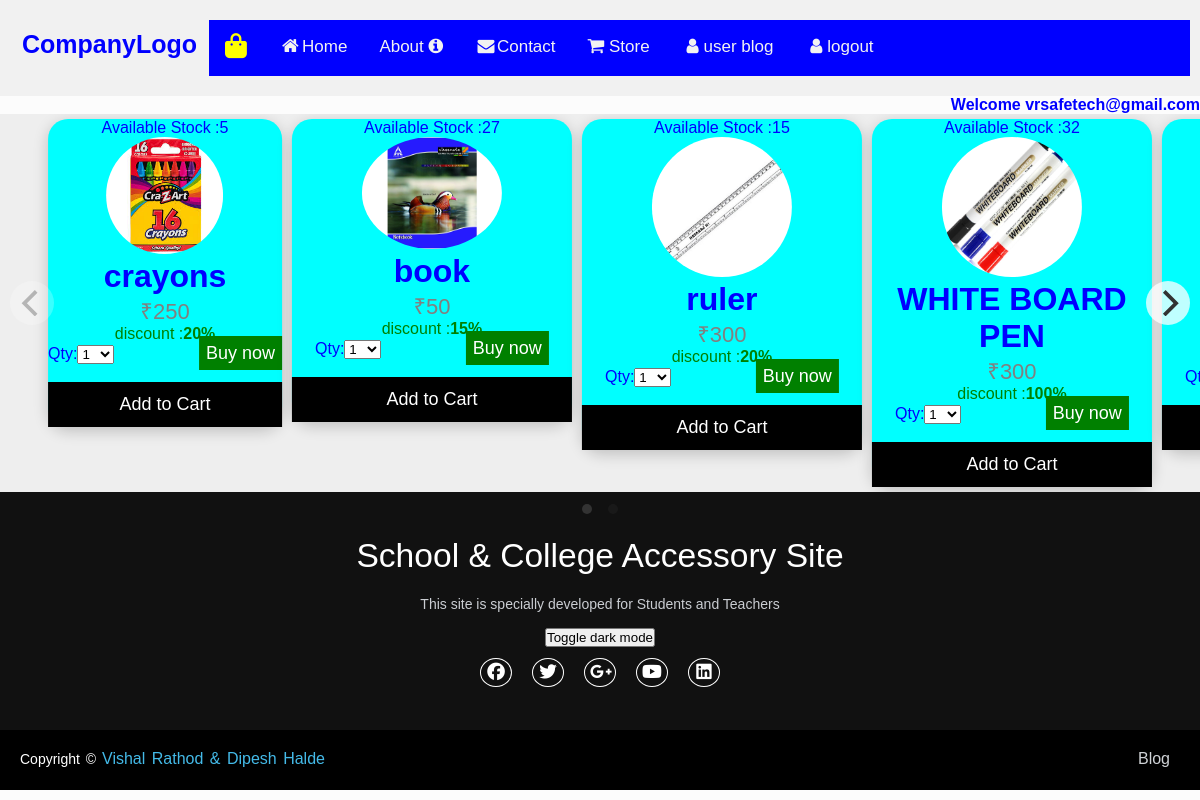
/home.php (signed in), run on the app's committed database.
### tables this page shows
CREATE TABLE IF NOT EXISTS `products` (
  `id` int NOT NULL AUTO_INCREMENT,
  `name` varchar(255) NOT NULL,
  `category` varchar(255) NOT NULL,
  `price` int NOT NULL,
  `qty` int NOT NULL,
  `img` varchar(255) NOT NULL,
  `discount` int NOT NULL,
  `description` text NOT NULL,
  PRIMARY KEY (`id`)
);

### home.php (the view, shortened to what this page needs)
<?php
include("db_conn.php");
?>
<!DOCTYPE html>
<html>
<head>
<link rel="stylesheet" href="https://cdnjs.cloudflare.com/ajax/libs/font-awesome/4.7.0/css/font-awesome.min.css">
<link rel="stylesheet" href="https://stackpath.bootstrapcdn.com/font-awesome/4.7.0/css/font-awesome.min.css">
  <link rel="stylesheet" href="css/home.css">
<link rel="stylesheet" href="css/flickity.css">
</head>
<body>
<div class="header">
  <a href="#default" class="logo">CompanyLogo</a>
 <div class="topnav" id="myTopnav">
 <a href="cart.php" style="float:left;"><i style='font-size:25px;color:yellow;' class='fas'>&#xf290</i></a>
  <a href="#home"><i class="fa fa-fw fa-home" style="font-size:18px"></i>Home</a>
  <a href="about1.php">
About <i class="fa fa-info-circle"></i></a>
  <a href="contact1.php"><i class="fa fa-fw fa-envelope"></i>Contact</a>
 <a href="shop.php"><i class="fa fa-shopping-cart" style="font-size:18px" ></i> Store</a>
  <a href="userblog.php"><i class="fa fa-fw fa-user" ></i>user blog</a>
  <a href="logout.php"><i class="fa fa-fw fa-user" ></i>logout</a>
</div>
</div>
<div style="text-align:right;color:blue;">
<b><?php echo "Welcome&nbsp;".$_SESSION['email'];
?></b>
<div class="carousel" data-flickity='{ "groupCells": true }'>
<?php
 $res=mysqli_query($conn,"select * from products");
    while($row=mysqli_fetch_array($res))
	{
	?>
  <div class="card" style="background-color:cyan;">
  <p style="color:blue">Available Stock :<?php echo $row["qty"]; ?></p>
  <img src="images/<?php echo $row['img'];   ?>" alt="image" style="width:50%;border-radius: 50%;" >
<h1><?php echo $row["name"];   ?></h1>
	<p class="price">₹<?php echo $row["price"]; ?></p> <p style="color:green;">discount :<b><?php echo $row["discount"]; ?>%</b><br></p>
	<form action="insertcart.php" method="post">
  <p>Qty:<select name="qty"id="qty">
  <option>1</option>
  </select> &nbsp; &nbsp;&nbsp; &nbsp;&nbsp; &nbsp;&nbsp; &nbsp;&nbsp; &nbsp;&nbsp; &nbsp;<a onclick="myFunction5()">Buy now</a></p><br>
  <p><button>Add to Cart</button></p>
  </form>
	</div> <?php } ?>
</div>
</div>
<body>
   <footer>
        <div class="footer-content">
            <h3>School & College Accessory Site</h3>
            <p>This site is specially developed for Students and Teachers</p>
			<button onclick="myFunction1()">Toggle dark mode</button>
            <ul class="socials">
                <li><a href="#"><i class="fa fa-facebook"></i></a></li>
                <li><a href="#"><i class="fa fa-twitter"></i></a></li>
                <li><a href="#"><i class="fa fa-google-plus"></i></a></li>
                <li><a href="#"><i class="fa fa-youtube"></i></a></li>
                <li><a href="#"><i class="fa fa-linkedin-square"></i></a></li>
            </ul>
        </div>
        <div class="footer-bottom">
            <p>copyright &copy; <a href="#">Vishal Rathod & Dipesh Halde</a>  </p>
                    <div class="footer-menu">
                      <ul class="f-menu">
                        <li><a href="blog.php">Blog</a></li>
                      </ul>
                    </div>
        </div>
    </footer>
</body>
</html>

### css/home.css (style rules this page uses)
* { box-sizing: border-box; }
body { margin: 0; font-family: Arial, Helvetica, sans-serif; }
.header { overflow: hidden; background-color: #f1f1f1; padding: 20px 10px; }
.header a { float: left; color: blue; text-align: center; padding: 12px; text-decoration: none; font-size: 18px; line-height: 25px; border-radius: 4px; }
.header a.logo { font-size: 25px; font-weight: bold; }
body { margin:0;font-family:Arial }
.topnav { overflow: hidden; background-color:blue ; }
.topnav a { float:left; display: block; color: #f2f2f2; text-align: center; padding: 14px 16px; text-decoration: none; font-size: 17px; }
body { font-family: 'Lato', sans-serif; }
body { font-family: Arial, Helvetica, sans-serif; margin: 0; }
html { box-sizing: border-box; }
*, *:before, *:after { box-sizing: inherit; }
.card { box-shadow: 0 4px 8px 0 rgba(0, 0, 0, 0.2); margin: 8px; }

### css/flickity.css (style rules this page uses)
.flickity-enabled { position: relative; }
.flickity-enabled.is-draggable { -webkit-tap-highlight-color: transparent; -webkit-user-select: none; -moz-user-select: none; -ms-user-select: none; user-select: none; }
* { box-sizing: border-box; }
body { font-family: sans-serif; }
.carousel { background: #EEE; }

### home.php (style rules this page uses)
.card { box-shadow:0 4px 15px 0 rgba(0, 0, 0, 0.2); max-width: 280px; margin:5px; text-align: center; font-family: arial; border-radius: 20px; }
.price { color: grey; font-size: 22px; }
.card button { border: none; outline: 0; padding: 12px; color: white; background-color: #000; text-align: center; cursor: pointer; width: 100%; font-size: 18px; }
.card a { border: none; outline: 0; padding:7px; color: white; background-color: green; text-align: right; cursor: pointer; width: 100%; font-size: 18px; }
* { margin: 0; padding: 0; box-sizing: border-box; }
body { background: #fcfcfc; font-family: sans-serif; }
footer { position:none ; bottom: 0; left: 0; right: 0; background: #111; height: auto; width: 100vw; padding-top: 40px; color: #fff; }
.footer-content { display: flex; align-items: center; justify-content: center; flex-direction: column; text-align: center; }
.footer-content h3 { font-size: 2.1rem; font-weight: 500; text-transform: capitalize; line-height: 3rem; }
.footer-content p { max-width: 500px; margin: 10px auto; line-height: 28px; font-size: 14px; color: #cacdd2; }
.socials { list-style: none; display: flex; align-items: center; justify-content: center; margin: 1rem 0 3rem 0; }
.socials li { margin: 0 10px; }
.socials a { text-decoration: none; color: #fff; border: 1.1px solid white; padding: 5px; border-radius: 50%; }
.socials a i { font-size: 1.1rem; width: 20px; transition: color .4s ease; }
.footer-bottom { background: #000; width: 100vw; padding: 20px; padding-bottom: 40px; text-align: center; }
.footer-bottom p { float: left; font-size: 14px; word-spacing: 2px; text-transform: capitalize; }
.footer-bottom p a { color:#44bae8; font-size: 16px; text-decoration: none; }
.footer-menu { float: right; }
.footer-menu ul { display: flex; }
.footer-menu ul li { padding-right: 10px; display: block; }
.footer-menu ul li a { color: #cfd2d6; text-decoration: none; }

### data on the page
products: qty "5", img (picture), name "crayons", price "250", discount "20"
products: qty "27", img (picture), name "book", price "50", discount "15"
products: qty "15", img (picture), name "ruler", price "300", discount "20"
products: qty "32", img (picture), name "WHITE BOARD PEN", price "300", discount "100"

### other printed values
$_SESSION['email'] "vrsafetech@gmail.com"
